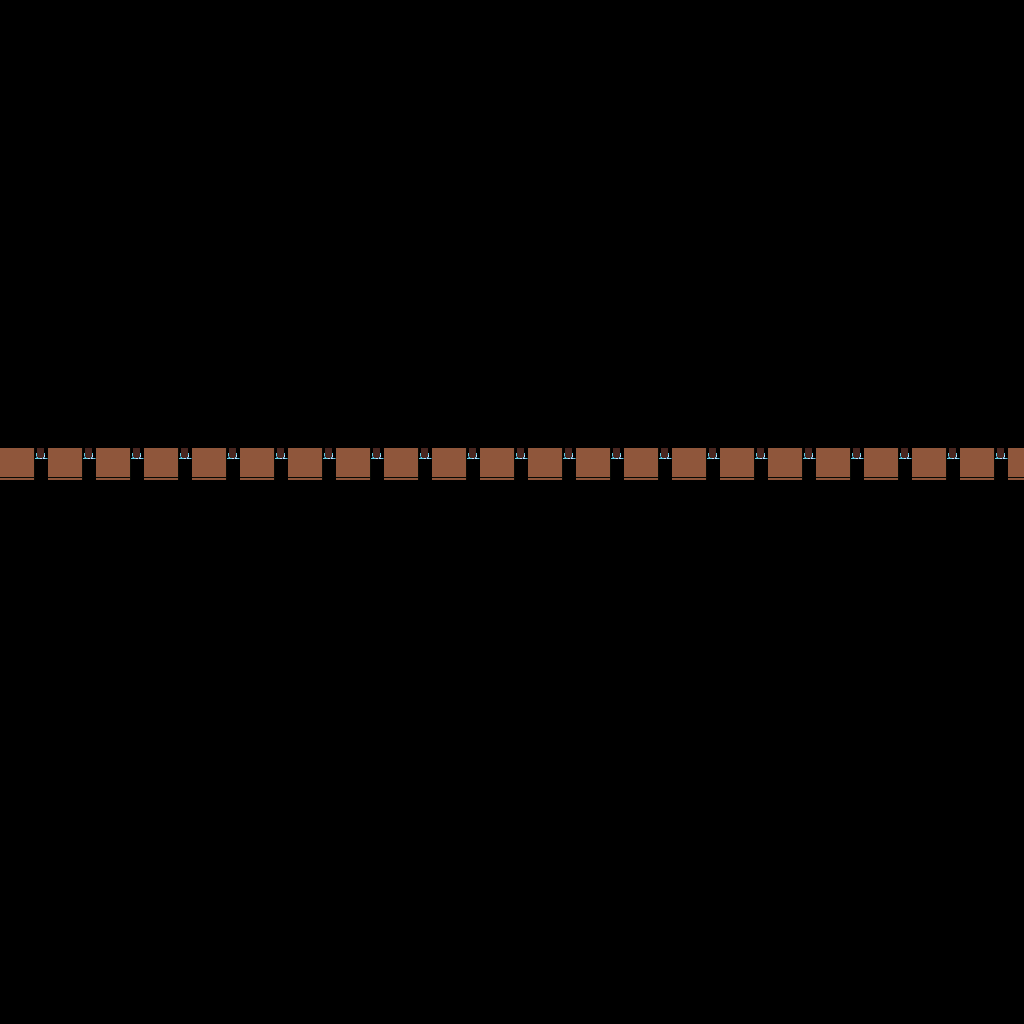

This game map was drawn from its Tiled (.tmx) file and the tilesets committed beside it. A one-line description and the trimmed map source follow:
An orthogonal 64x64 tile map with 16x16 px tiles, 6 tile layers (bedRock, background, midGround, buildings, ...) and 2 objects.

<map version="1.2" tiledversion="1.3.0" orientation="orthogonal" renderorder="right-down" compressionlevel="0" width="64" height="64" tilewidth="16" tileheight="16" infinite="0" nextlayerid="8" nextobjectid="50">
 <tileset firstgid="1" source="MasterSpriteSheet.tsx" />
 <layer id="7" name="bedRock" width="64" height="64">
  <data>[4096 cells, 0 non-empty, 0 distinct tile ids]</data>
 </layer>
 <layer id="1" name="background" width="64" height="64">
  <data>[4096 cells, 4096 non-empty, 9 distinct tile ids]</data>
 </layer>
 <layer id="3" name="midGround" width="64" height="64">
  <data>[4096 cells, 2238 non-empty, 23 distinct tile ids]</data>
 </layer>
 <layer id="2" name="buildings" width="64" height="64">
  <data>[4096 cells, 825 non-empty, 55 distinct tile ids]</data>
 </layer>
 <layer id="4" name="foreGround" width="64" height="64">
  <data>[4096 cells, 0 non-empty, 0 distinct tile ids]</data>
 </layer>
 <layer id="6" name="front" width="64" height="64">
  <data>[4096 cells, 119 non-empty, 20 distinct tile ids]</data>
 </layer>
 <objectgroup id="5" name="Portal">
  <object id="48" x="520" y="1016" width="52" height="4.75">
   <properties>
    <property name="Click" value="false" />
    <property name="SafteyOffSetX" value="0" />
    <property name="SafteyOffSetY" value="-32" />
    <property name="standardFrom" value="TrainStation" />
    <property name="standardTo" value="Town" />
   </properties>
  </object>
  <object id="49" x="519" y="499" width="52" height="4.75">
   <properties>
    <property name="Click" value="false" />
    <property name="SafteyOffSetX" value="0" />
    <property name="SafteyOffSetY" value="-32" />
    <property name="standardFrom" value="TrainStation" />
    <property name="standardTo" value="RooltapCastle" />
   </properties>
  </object>
 </objectgroup>
</map>
